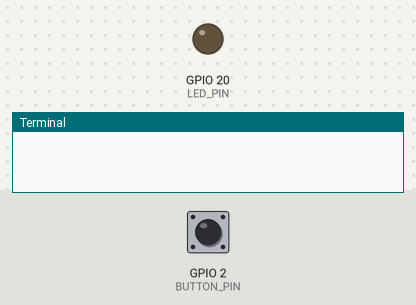
The program below on a simulated Raspberry Pi (BCM pin numbers). On the bench: output pins drawn as LEDs (lit = HIGH), the last lines printed to the terminal. Inputs (shaded band) come from the test bench; at power-on: GPIO 2 (BUTTON_PIN) HIGH.

Above: at 1.2 s.
1.3 s: GPIO 2 (BUTTON_PIN) pulled LOW for 0.15 s
At 1.45 s:
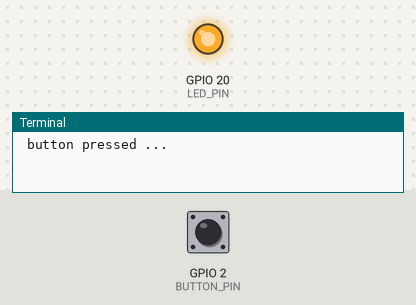
3.1 s: GPIO 2 (BUTTON_PIN) pulled LOW for 3.2 s
At 6.9 s:
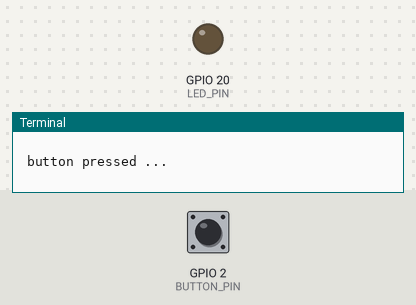
Timing chart, 0 to 8.4 s (numbered marks = the images above; inputs shaded):
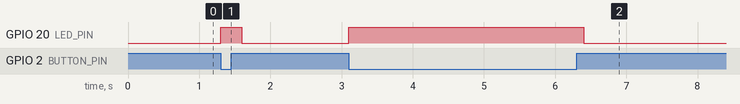

The program:

gpioInput.py
```python
import RPi.GPIO as GPIO
import time
LED_PIN=20
BUTTON_PIN=2

def initDevices():
    GPIO.setwarnings(False)
    GPIO.setmode(GPIO.BCM)
    GPIO.setup(BUTTON_PIN, GPIO.IN, pull_up_down=GPIO.PUD_UP)
    GPIO.setup(LED_PIN, GPIO.OUT)

try:
    initDevices()
    while(True):
        val=GPIO.input(BUTTON_PIN)
        GPIO.output(LED_PIN, not val)
        if(val == 0):
            print(" button pressed ... \n")
            time.sleep(0.3)
except:
    GPIO.output(LED_PIN, 0)
    print(" program closed ... \n")
    # ctrl + z  while we press button it pause program it do not close led
    # ctrl + c  while we press button it kill program it will close led
        
```

Measured:
- after the input at 1.3 s, GPIO 20 (LED_PIN): LOW → HIGH at once, → LOW 0.30 s later
- after the input at 3.1 s, GPIO 20 (LED_PIN): LOW → HIGH at once, → LOW 3.3 s later
